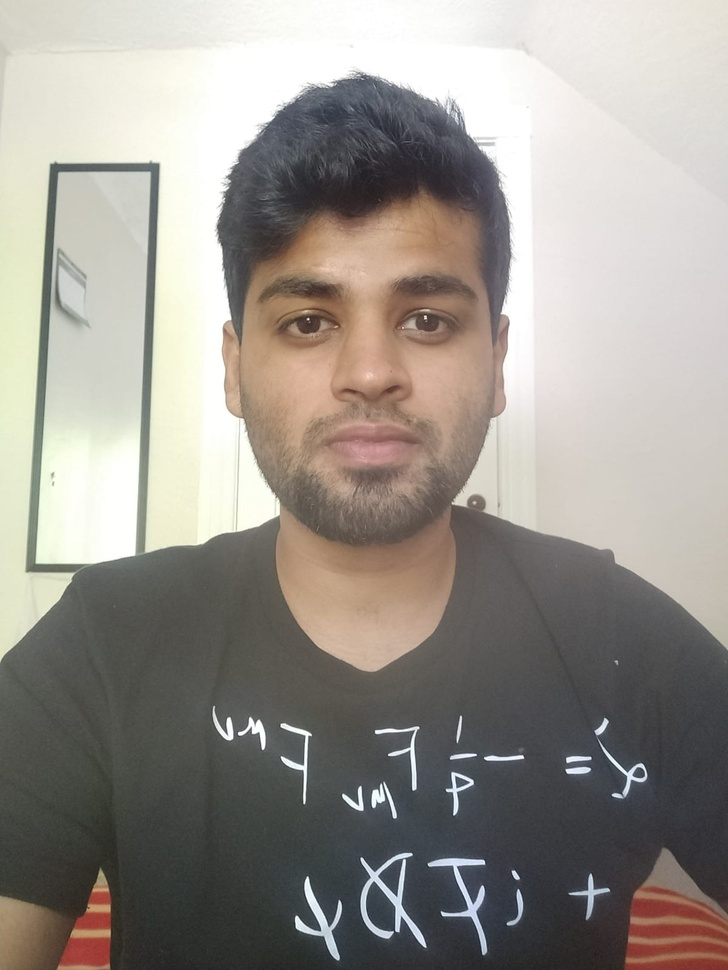
#> input picture hwf.jpeg, 728 x 970 px, shrunk from 1200 x 1599 before the run
$ python Binarization_50%.py
#> lines starting #> are read from the running program, lines starting #| are printed output that depends on the picture; after the words box and inside, x2 and y2 are one past the last pixel; in counts of white or black regions, pixels touching at a corner belong together
import cv2
import numpy as np
from matplotlib import pyplot as plt

#read image in greyscale for thresholding
I = cv2.imread('hwf.jpeg',0)
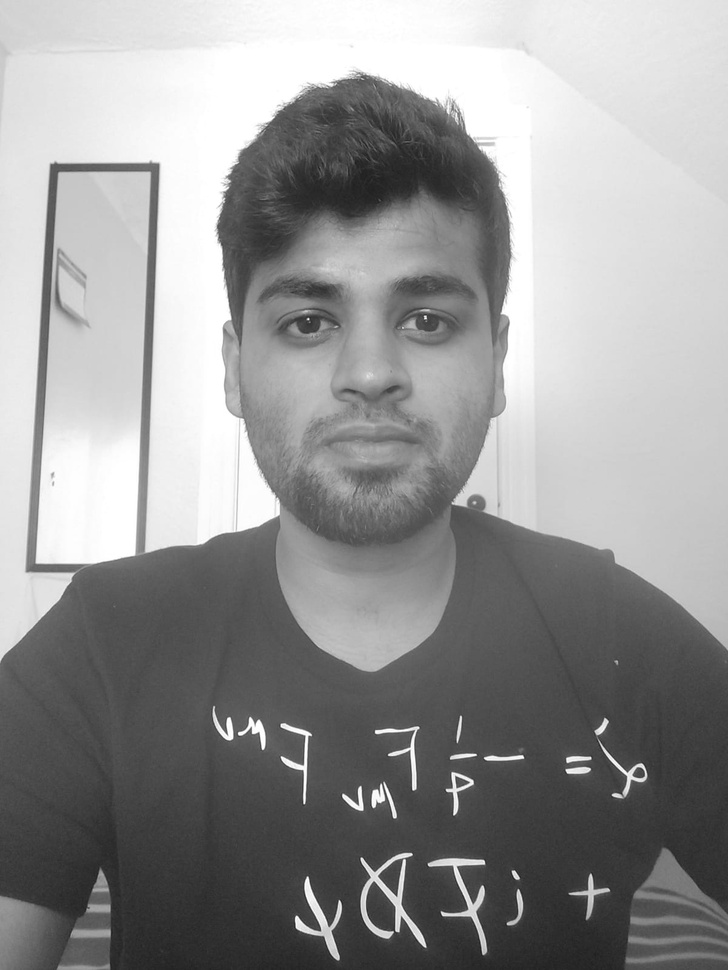
#> I: shape (970, 728); min 31, max 255, mean 148.3
cv2.namedWindow('hw02',cv2.WINDOW_AUTOSIZE)
cv2.imshow('Original',I)
cv2.waitKey(0)
r, c= I.shape
#> r = 970; c = 728
Sum = 0

#Calculate the histogram as
hist = np.zeros(I.shape)
hist = cv2.calcHist([I], [0], None, [256], [0, 256])
#> hist = 256 values, max 30040 at index 255, min 0 at index 0, mean 2758.4
print (np.max(hist))
#| 30040.0

#normalize the histogram
cv2.normalize(hist, hist)
print (hist.shape)
#| (256, 1)
#plt.plot(hist)

#calculate half area unde the histogram
total_area = np.sum(hist[0:256])
#> total_area = 11.24
half_area = total_area/2
#> half_area = 5.62

flag = 1
#Calculate a threshold based on 50% of the area
for i in range(256):
# [4 lines of commented-out code are left out]
	a1 = np.sum(hist[0:i])
	a2 = np.sum(hist[i:256])
	if (np.abs(a2-a1)<0.02) and flag==1:
		T = i
		flag = 0
#> this loop made 256 passes
#> (a1, a2) on passes 1 to 3: (0, 11.24), (0, 11.24), (0, 11.24)
#> after the loop, T = 138; flag = 0

print (T)
#| 138

#Applying the threshold to the image to binarize
for i in range(r):
	for j in range(c):
		if ((I[i,j])>T):
			I[i,j] = 255
		else:
			I[i,j] = 0
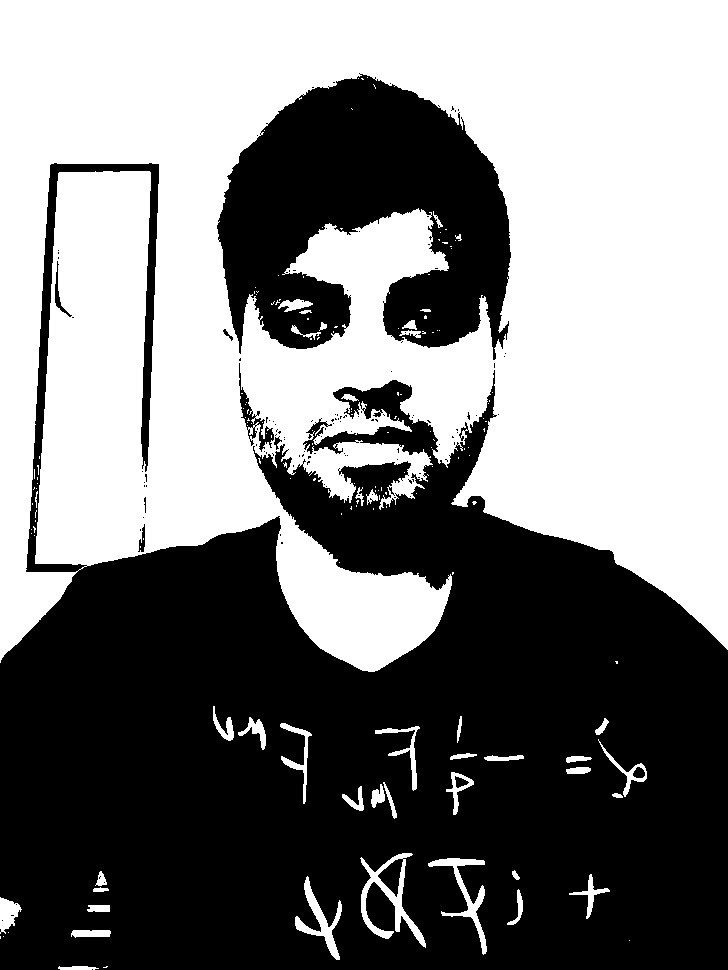
#> I: shape (970, 728); 49.7% white; 159 white regions (117 under 20 px), largest, box (x1, y1, x2, y2) and area: (0, 0, 728, 672) 340748, (360, 853, 426, 948) 1582, (428, 858, 487, 955) 1122


cv2.namedWindow('hw02',cv2.WINDOW_AUTOSIZE)
cv2.imshow('',I)
cv2.waitKey(0)
